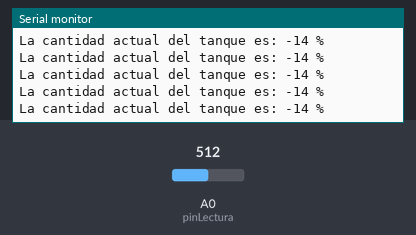
Bench run of a sketch on a simulated Arduino Uno, built with avr-gcc and run on an emulated ATmega328P. Shown: the last lines printed to the serial monitor. Inputs (shaded band) come from the test bench; at power-on: A0 (pinLectura) = 512.

Above: at 1.2 s.
1.3 s: A0 (pinLectura) set to 538
At 1.43 s:
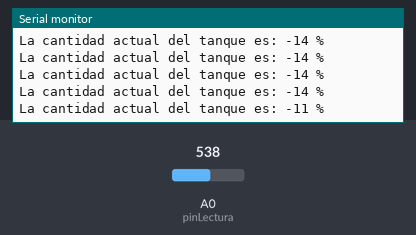
4.3 s: A0 (pinLectura) set to 565
At 4.33 s:
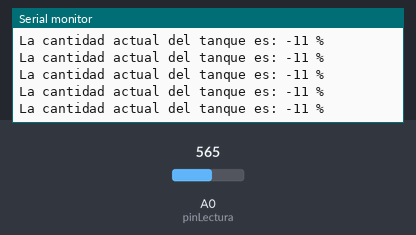
8.8 s: A0 (pinLectura) set to 342
At 8.83 s:
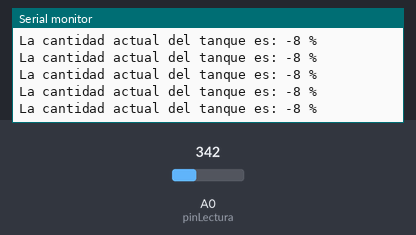
11.8 s: A0 (pinLectura) set to 312
At 11.81 s:
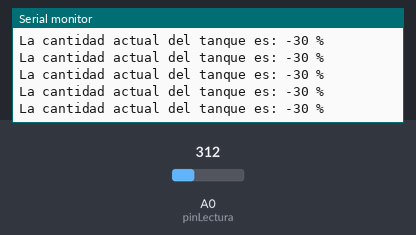
14.8 s: A0 (pinLectura) set to 111
At 14.81 s:
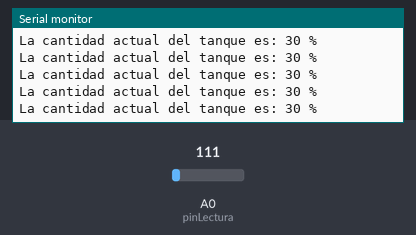
17.8 s: A0 (pinLectura) set to 94
At 17.8 s:
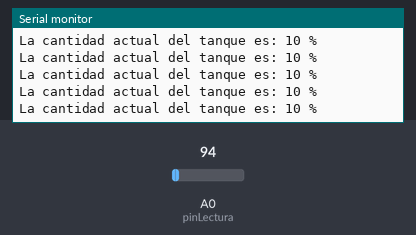
Timing chart, 0 to 20.3 s (numbered marks = the images above; inputs shaded):
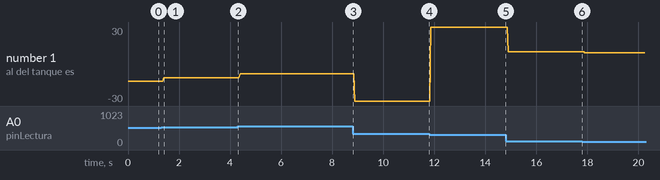

The sketch:

tanque.ino
```cpp
// Tanque:
// Monitoreo de nivel de tanque cilíndrico en posición horizontal:
// reportar porcentaje al que está lleno el tanque.

const int pinLectura = A0;
int valorLectura;

void setup() {
    Serial.begin(9600);
}

int calculaPorcentaje(int lectura) {
    // 1023 == 100% del tanque.
    int porcentaje = lectura * 100 / 1023;
    return porcentaje;
}

void loop() {
    // Leemos del sensor de capacidad.
    valorLectura = analogRead(pinLectura);
    // Calculamos el porcentaje deacuerdo a los valores posibles.
    int porcentaje = calculaPorcentaje(valorLectura);

    Serial.print("La cantidad actual del tanque es: ");
    Serial.print(porcentaje);
    Serial.println(" %");
}
```

Measured:
- after the input at 1.3 s, the serial monitor: prints a new line after 0.11 s (image 1)
- plotted number 1: -14 → -11 after the input at 1.3 s, -11 → -8 after the input at 4.3 s, -8 → -30 after the input at 8.8 s, -30 → 30 after the input at 11.8 s, 30 → 10 after the input at 14.8 s
